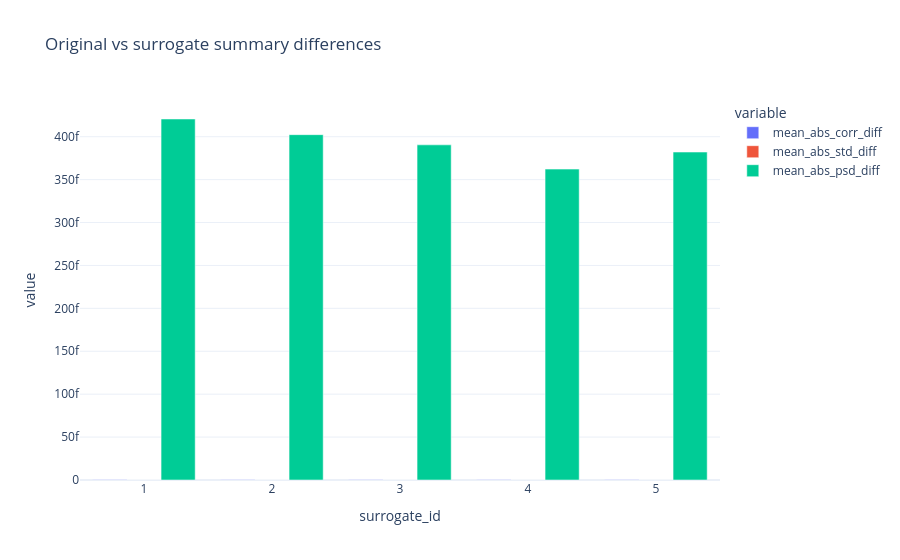

Notebook code for this chart:
### Code cell
def corr_matrix(X):
    return np.corrcoef(X.T)

def channelwise_psd(X, sfreq):
    freqs, psd = welch(X, fs=sfreq, axis=0, nperseg=min(1024, X.shape[0]))
    return freqs, psd

def surrogate_summary_table(X_orig, X_surrogates, sfreq):
    orig_corr = corr_matrix(X_orig)
    orig_stds = X_orig.std(axis=0)
    f0, psd0 = channelwise_psd(X_orig, sfreq)

    rows = []
    for i, Xs in enumerate(X_surrogates, start=1):
        sur_corr = corr_matrix(Xs)
        sur_stds = Xs.std(axis=0)
        f1, psd1 = channelwise_psd(Xs, sfreq)

        rows.append({
            "surrogate_id": i,
            "mean_abs_corr_diff": float(np.mean(np.abs(orig_corr - sur_corr))),
            "mean_abs_std_diff": float(np.mean(np.abs(orig_stds - sur_stds))),
            "mean_abs_psd_diff": float(np.mean(np.abs(psd0 - psd1))),
            "orig_global_mean": float(np.mean(X_orig)),
            "sur_global_mean": float(np.mean(Xs)),
            "orig_global_std": float(np.std(X_orig)),
            "sur_global_std": float(np.std(Xs)),
        })

    return pd.DataFrame(rows)

summary_df = surrogate_summary_table(X_orig, X_surrogates, raw_hb.info["sfreq"])
display(summary_df)

fig = px.bar(
    summary_df,
    x="surrogate_id",
    y=["mean_abs_corr_diff", "mean_abs_std_diff", "mean_abs_psd_diff"],
    barmode="group",
    title="Original vs surrogate summary differences",
)
fig.show()

### Figure 1 — Plotly figure (JSON) as saved in the notebook; plotly's stock layout.template omitted (floating-point values rounded to 4 significant figures)
{"data": [{"alignmentgroup": "True", "hovertemplate": "variable=mean_abs_corr_diff<br>surrogate_id=%{x}<br>value=%{y}<extra></extra>", "legendgroup": "mean_abs_corr_diff", "marker": {"color": "#636efa", "pattern": {"shape": ""}}, "name": "mean_abs_corr_diff", "offsetgroup": "mean_abs_corr_diff", "orientation": "v", "showlegend": true, "textposition": "auto", "type": "bar", "x": [1, 2, 3, 4, 5], "xaxis": "x", "y": [1.847e-16, 1.858e-16, 1.791e-16, 1.963e-16, 1.815e-16], "yaxis": "y"}, {"alignmentgroup": "True", "hovertemplate": "variable=mean_abs_std_diff<br>surrogate_id=%{x}<br>value=%{y}<extra></extra>", "legendgroup": "mean_abs_std_diff", "marker": {"color": "#EF553B", "pattern": {"shape": ""}}, "name": "mean_abs_std_diff", "offsetgroup": "mean_abs_std_diff", "orientation": "v", "showlegend": true, "textposition": "auto", "type": "bar", "x": [1, 2, 3, 4, 5], "xaxis": "x", "y": [1.271e-21, 1.096e-21, 9.575e-22, 1.031e-21, 9.575e-22], "yaxis": "y"}, {"alignmentgroup": "True", "hovertemplate": "variable=mean_abs_psd_diff<br>surrogate_id=%{x}<br>value=%{y}<extra></extra>", "legendgroup": "mean_abs_psd_diff", "marker": {"color": "#00cc96", "pattern": {"shape": ""}}, "name": "mean_abs_psd_diff", "offsetgroup": "mean_abs_psd_diff", "orientation": "v", "showlegend": true, "textposition": "auto", "type": "bar", "x": [1, 2, 3, 4, 5], "xaxis": "x", "y": [4.206e-13, 4.024e-13, 3.905e-13, 3.623e-13, 3.821e-13], "yaxis": "y"}], "layout": {"barmode": "group", "legend": {"title": {"text": "variable"}, "tracegroupgap": 0}, "title": {"text": "Original vs surrogate summary differences"}, "xaxis": {"anchor": "y", "domain": [0, 1], "title": {"text": "surrogate_id"}}, "yaxis": {"anchor": "x", "domain": [0, 1], "title": {"text": "value"}}}}
